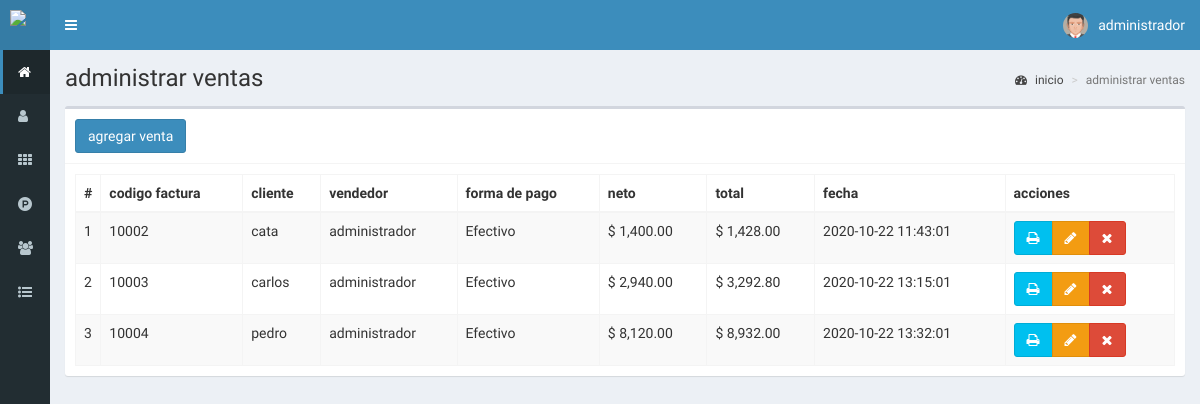
/ventas (signed in), run on the app's committed database.
### tables this page shows
CREATE TABLE `ventas` (
  `id` int(11) NOT NULL,
  `codigo` int(11) NOT NULL,
  `id_cliente` int(11) NOT NULL,
  `id_vendedor` int(11) NOT NULL,
  `productos` text NOT NULL,
  `impuesto` float NOT NULL,
  `neto` float NOT NULL,
  `total` float NOT NULL,
  `metodo_pago` text NOT NULL,
  `fecha` timestamp NOT NULL DEFAULT current_timestamp() ON UPDATE current_timestamp()
);

CREATE TABLE `clientes` (
  `id` int(11) NOT NULL,
  `nombre` text NOT NULL,
  `documento` int(11) NOT NULL,
  `email` text NOT NULL,
  `telefono` text NOT NULL,
  `direccion` text NOT NULL,
  `fecha_nacimiento` date NOT NULL,
  `compras` int(11) NOT NULL,
  `ultima_compra` datetime NOT NULL,
  `fecha` timestamp NOT NULL DEFAULT current_timestamp() ON UPDATE current_timestamp()
);

CREATE TABLE `usuarios` (
  `id` int(11) NOT NULL,
  `nombre` text NOT NULL,
  `usuario` text NOT NULL,
  `password` text NOT NULL,
  `perfil` text NOT NULL,
  `foto` text NOT NULL,
  `estado` int(11) NOT NULL,
  `ultimo_login` datetime NOT NULL,
  `fecha` timestamp NOT NULL DEFAULT current_timestamp() ON UPDATE current_timestamp()
);

### controladores/plantilla.controlador.php (called while the page is built)
<?php
class ControladorPlantilla{
	static public function ctrPlantilla(){
		include "vistas/plantilla.php";
	}
}

### index.php (called while the page is built, shortened)
<?php
require_once "controladores/plantilla.controlador.php";
require_once "controladores/usuarios.controlador.php";
require_once "controladores/clientes.controlador.php";
require_once "controladores/ventas.controlador.php";
require_once "modelos/usuarios.modelo.php";
require_once "modelos/clientes.modelo.php";
require_once "modelos/ventas.modelo.php";
$plantilla = new ControladorPlantilla();
$plantilla -> ctrPlantilla();

### controladores/ventas.controlador.php (called while the page is built, shortened)
<?php
class ControladorVentas{
	static public function ctrMostrarVentas($item, $valor){
		$tabla = "ventas";
		$respuesta = ModeloVentas::mdlMostrarVentas($tabla, $item, $valor);
		return $respuesta;
	}
}

### modelos/conexion.php (called while the page is built)
<?php
class Conexion{
	static public function conectar(){
		$link = new PDO("mysql:host=localhost;dbname=itataerp",
			            "root",
			            "");
		$link->exec("set names utf8");
		return $link;
	}
}

### modelos/ventas.modelo.php (called while the page is built, shortened)
<?php
require_once "conexion.php";
class ModeloVentas{
	static public function mdlMostrarVentas($tabla, $item, $valor){
		if($item != null){
			$stmt = Conexion::conectar()->prepare("SELECT * FROM $tabla WHERE $item = :$item ORDER BY id ASC");
			$stmt -> bindParam(":".$item, $valor, PDO::PARAM_STR);
			$stmt -> execute();
			return $stmt -> fetch();
		}else{
			$stmt = Conexion::conectar()->prepare("SELECT * FROM $tabla ORDER BY id ASC");
			$stmt -> execute();
			return $stmt -> fetchAll();
		}
	}
}

### controladores/clientes.controlador.php (called while the page is built, shortened)
<?php
class ControladorClientes{
	static public function ctrMostrarClientes($item, $valor){
		$tabla = "clientes";
		$respuesta = ModeloClientes::mdlMostrarClientes($tabla, $item, $valor);
		return $respuesta;
	}
}

### modelos/clientes.modelo.php (called while the page is built, shortened)
<?php
require_once "conexion.php";
class ModeloClientes{
	static public function mdlMostrarClientes($tabla, $item, $valor){
		if($item != null){
			$stmt = Conexion::conectar()->prepare("SELECT * FROM $tabla WHERE $item = :$item");
			$stmt -> bindParam(":".$item, $valor, PDO::PARAM_STR);
			$stmt -> execute();
			return $stmt -> fetch();
		}else{
			$stmt = Conexion::conectar()->prepare("SELECT * FROM $tabla");
			$stmt -> execute();
			return $stmt -> fetchAll();
		}
	}
}

### controladores/usuarios.controlador.php (called while the page is built, shortened)
<?php
class ControladorUsuarios{
	static public function ctrMostrarUsuarios($item, $valor){
		$tabla = "usuarios";
		$respuesta = ModeloUsuarios::MdlMostrarUsuarios($tabla, $item, $valor);
		return $respuesta;
	}
}

### modelos/usuarios.modelo.php (called while the page is built, shortened)
<?php
require_once "conexion.php";
class ModeloUsuarios{
	static public function mdlMostrarUsuarios($tabla, $item, $valor){
		if($item != null){
			$stmt = Conexion::conectar()->prepare("SELECT * FROM $tabla WHERE $item = :$item");
			$stmt -> bindParam(":".$item, $valor, PDO::PARAM_STR);
			$stmt -> execute();
			return $stmt -> fetch();
		}else{
			$stmt = Conexion::conectar()->prepare("SELECT * FROM $tabla");
			$stmt -> execute();
			return $stmt -> fetchAll();
		}
	}
}

### vistas/modulos/ventas.php (the view, shortened to what this page needs)
<div class="content-wrapper">
  <section class="content-header">
    <h1>
      administrar ventas
    </h1>
    <ol class="breadcrumb">
      <li><a href="inicio"><i class="fa fa-dashboard"></i> inicio</a></li>
      <li class="active">administrar ventas</li>
    </ol>
  </section>
  <section class="content">
    <div class="box">
      <div class="box-header with-border">
        <a href="crear-venta">
          <button class="btn btn-primary">
            agregar venta
          </button>
        </a>
      </div>
      <div class="box-body">
       <table class="table table-bordered table-striped dt-responsive tablas" width="100%">
        <thead>
         <tr>
           <th style="width:10px">#</th>
           <th>codigo factura</th>
           <th>cliente</th>
           <th>vendedor</th>
           <th>forma de pago</th>
           <th>neto</th>
           <th>total</th>
           <th>fecha</th>
           <th>acciones</th>
         </tr>
        </thead>
        <tbody>
        <?php
          $item = null;
          $valor = null;
          $respuesta = ControladorVentas::ctrMostrarVentas($item, $valor);
          foreach ($respuesta as $key => $value) {
           echo '<tr>
                  <td>'.($key+1).'</td>
                  <td>'.$value["codigo"].'</td>';
                  $itemCliente = "id";
                  $valorCliente = $value["id_cliente"];
                  $respuestaCliente = ControladorClientes::ctrMostrarClientes($itemCliente, $valorCliente);
                  echo '<td>'.$respuestaCliente["nombre"].'</td>';
                  $itemUsuario = "id";
                  $valorUsuario = $value["id_vendedor"];
                  $respuestaUsuario = ControladorUsuarios::ctrMostrarUsuarios($itemUsuario, $valorUsuario);
                  echo '<td>'.$respuestaUsuario["nombre"].'</td>
                  <td>'.$value["metodo_pago"].'</td>
                  <td>$ '.number_format($value["neto"],2).'</td>
                  <td>$ '.number_format($value["total"],2).'</td>
                  <td>'.$value["fecha"].'</td>
                  <td>
                    <div class="btn-group">
                      <button class="btn btn-info"><i class="fa fa-print"></i></button>
                      <button class="btn btn-warning btnEditarVenta" idVenta="'.$value["id"].'"><i class="fa fa-pencil"></i></button>
                      <button class="btn btn-danger btnEliminarVenta" idVenta="'.$value["id"].'"><i class="fa fa-times"></i></button>
                    </div>
                  </td>
                </tr>';
            }
        ?>
        </tbody>
       </table>
      </div>
    </div>
  </section>
</div>

### vistas/plantilla.php (shortened to what this page needs)
<!DOCTYPE html>
<html>
<head>
  <link rel="stylesheet" href="vistas/bower_components/bootstrap/dist/css/bootstrap.min.css">
  <link rel="stylesheet" href="vistas/bower_components/font-awesome/css/font-awesome.min.css">
  <link rel="stylesheet" href="vistas/bower_components/Ionicons/css/ionicons.min.css">
  <link rel="stylesheet" href="vistas/dist/css/AdminLTE.css">
  <link rel="stylesheet" href="vistas/dist/css/skins/_all-skins.min.css">
  <link rel="stylesheet" href="vistas/bower_components/datatables.net-bs/css/dataTables.bootstrap.min.css">
  <link rel="stylesheet" href="vistas/bower_components/datatables.net-bs/css/responsive.bootstrap.min.css">
  <link rel="stylesheet" href="vistas/plugins/iCheck/all.css">
</head>
<body class="hold-transition skin-blue sidebar-collapse sidebar-mini login-page">
  <?php
  if(isset($_SESSION["iniciarSesion"]) && $_SESSION["iniciarSesion"] == "ok"){
   echo '<div class="wrapper">';
    include "modulos/cabezote.php";
    include "modulos/menu.php";
    if(isset($_GET["ruta"])){
      if($_GET["ruta"] == "inicio" ||
         $_GET["ruta"] == "usuarios" ||
         $_GET["ruta"] == "categorias" ||
         $_GET["ruta"] == "productos" ||
         $_GET["ruta"] == "clientes" ||
         $_GET["ruta"] == "ventas" ||
         $_GET["ruta"] == "crear-venta" ||
         $_GET["ruta"] == "editar-venta" ||
         $_GET["ruta"] == "reportes" ||
         $_GET["ruta"] == "salir"){
        include "modulos/".$_GET["ruta"].".php";
      }else{
        include "modulos/404.php";
      }
    }else{
      include "modulos/inicio.php";
    }
    echo '</div>';
  }else{
    include "modulos/login.php";
  }
  ?>
</body>
</html>

### vistas/modulos/cabezote.php (shortened to what this page needs)
<header class="main-header">
<a href="inicio" class="logo">
	<span class="logo-mini">
		<img src="vistas/img/plantilla/icon.png" class="img-responsive" style="padding:10px">
	</span>
</a>
<nav class="navbar navbar-static-top" role="navigation">
 	<a href="#" class="sidebar-toggle" data-toggle="push-menu" role="button">
     	</a>
	<div class="navbar-custom-menu">
		<ul class="nav navbar-nav">
			<li class="dropdown user user-menu">
				<a href="#" class="dropdown-toggle" data-toggle="dropdown">
				<?php
				if($_SESSION["foto"] != ""){
					echo '<img src="'.$_SESSION["foto"].'" class="user-image">';
				}else{
					echo '<img src="vistas/img/usuarios/default/iconodefault.png" class="user-image">';
				}
				?>
					<span class="hidden-xs"><?php  echo $_SESSION["nombre"]; ?></span>
				</a>
			</li>
		</ul>
	</div>
</nav>
</header>

### vistas/modulos/menu.php (shortened to what this page needs)
<aside class="main-sidebar">
	 <section class="sidebar">
		<ul class="sidebar-menu">
			<li class="active">
				<a href="inicio">
					<i class="fa fa-home"></i>
				</a>
			</li>
			<li>
				<a href="usuarios">
					<i class="fa fa-user"></i>
				</a>
			</li>
			<li>
				<a href="categorias">
					<i class="fa fa-th"></i>
				</a>
			</li>
			<li>
				<a href="productos">
					<i class="fa fa-product-hunt"></i>
				</a>
			</li>
			<li>
				<a href="clientes">
					<i class="fa fa-users"></i>
				</a>
			</li>
			<li class="treeview">
				<a href="#">
					<i class="fa fa-list-ul"></i>
				</a>
			</li>
		</ul>
	 </section>
</aside>

### data on the page
ventas: codigo "10002", id_cliente.nombre "cata", usuarios.nombre "administrador", metodo_pago "Efectivo", neto "1,400.00", total "1,428.00", fecha "2020-10-22 11:43:01"
ventas: codigo "10003", id_cliente.nombre "carlos", usuarios.nombre "administrador", metodo_pago "Efectivo", neto "2,940.00", total "3,292.80", fecha "2020-10-22 13:15:01"
ventas: codigo "10004", id_cliente.nombre "pedro", usuarios.nombre "administrador", metodo_pago "Efectivo", neto "8,120.00", total "8,932.00", fecha "2020-10-22 13:32:01"

### other printed values
$_SESSION["nombre"] "administrador"
